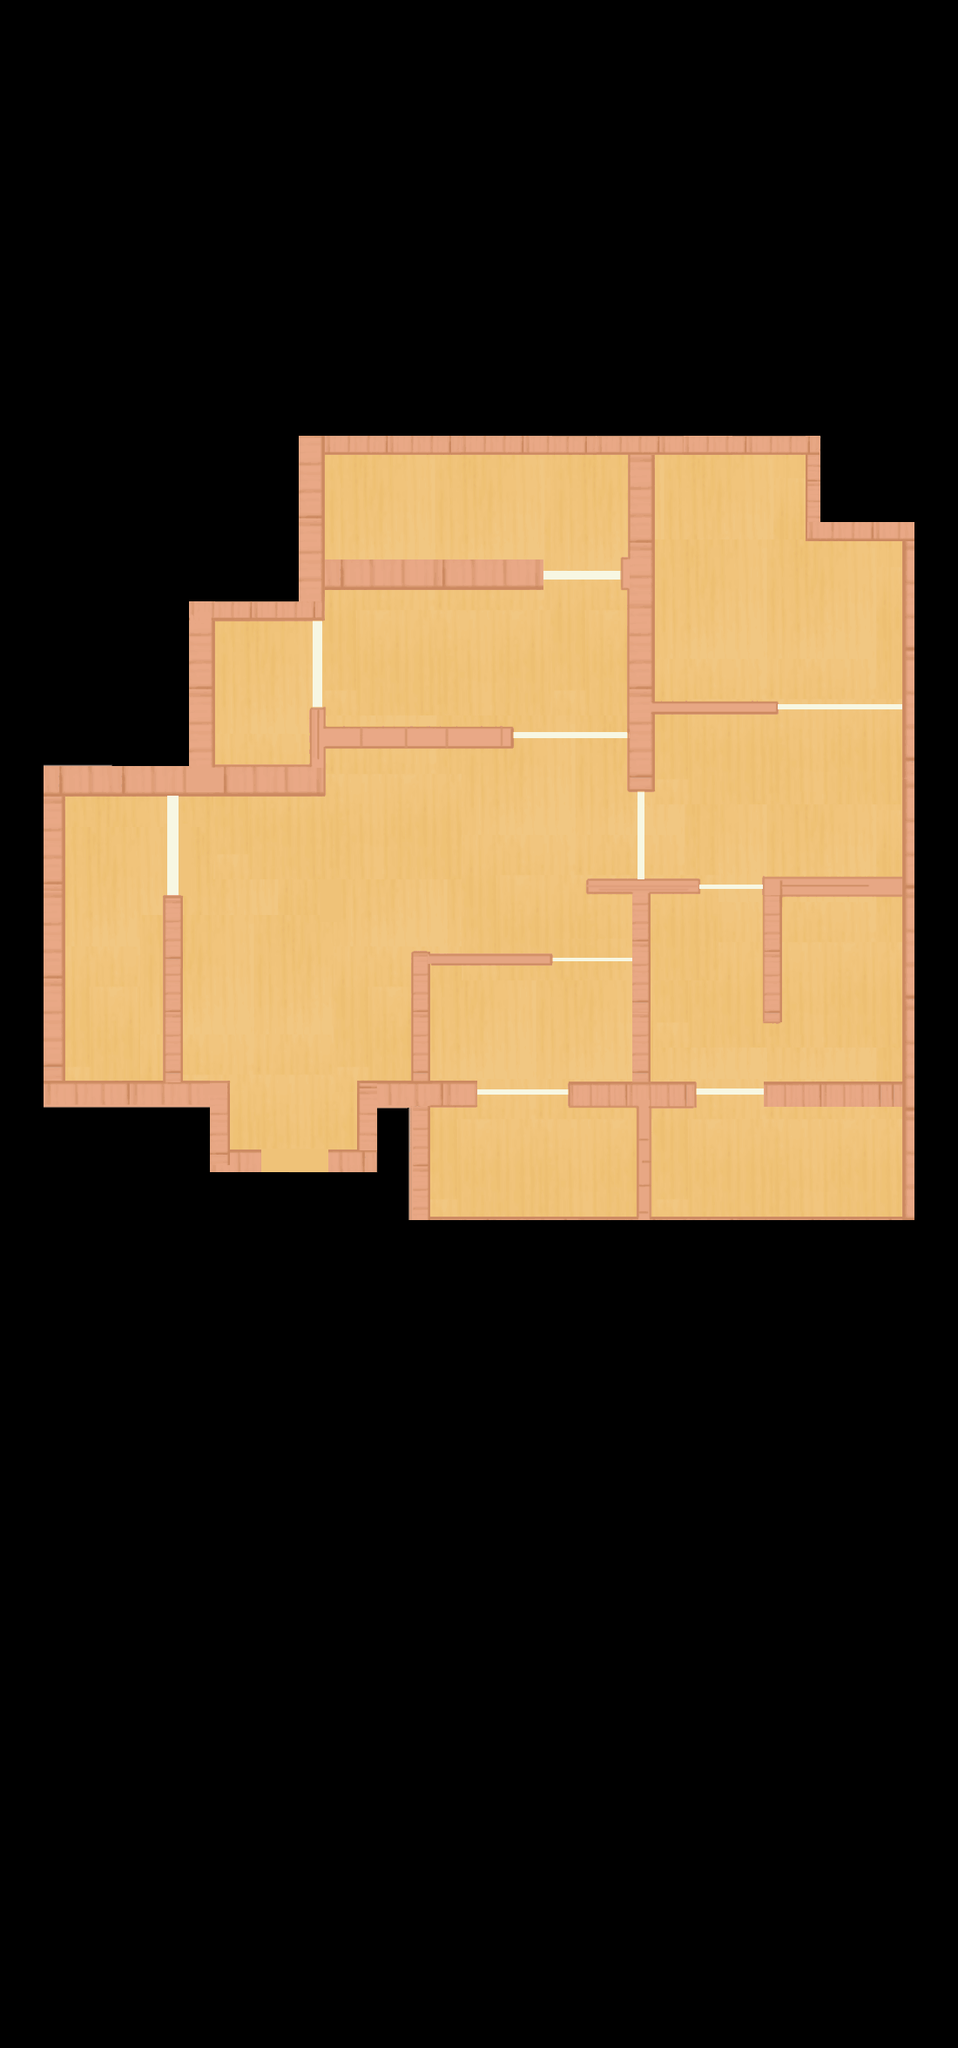

The image is a tile-based game level rendered from a .tmx file. Its description and complete source (layers, tilesets, objects, tile grids) follow:
An orthogonal 22x47 tile map with 50x50 px tiles, 1 tile layer (Map), 1 hidden layer not drawn.

<map version="1.10" tiledversion="1.11.2" orientation="orthogonal" renderorder="right-down" width="22" height="47" tilewidth="50" tileheight="50" infinite="0" nextlayerid="3" nextobjectid="1">
 <tileset firstgid="1" source="map8.tsx" />
 <layer id="2" name="AStar" width="22" height="47" visible="0">
  <data encoding="csv">
341,341,341,341,341,341,341,341,341,341,341,341,341,341,341,341,341,341,341,341,341,341,
341,341,341,341,341,341,341,341,341,341,341,341,341,341,341,341,341,341,341,341,341,341,
341,341,341,341,341,341,341,341,341,341,341,341,341,341,341,341,341,341,341,341,341,341,
341,341,341,341,341,341,341,341,341,341,341,341,341,341,341,341,341,341,341,341,341,341,
341,341,341,341,341,341,341,341,341,341,341,341,341,341,341,341,341,341,341,341,341,341,
341,341,341,341,341,341,341,341,341,341,341,341,341,341,341,341,341,341,341,341,341,341,
341,341,341,341,341,341,341,341,341,341,341,341,341,341,341,341,341,341,341,341,341,341,
341,341,341,341,341,341,341,341,341,341,341,341,341,341,341,341,341,341,341,341,341,341,
341,341,341,341,341,341,341,341,341,341,341,341,341,341,341,341,341,341,341,341,341,341,
341,341,341,341,341,341,341,341,341,341,341,341,341,341,341,341,341,341,341,341,341,341,
341,341,341,341,341,341,341,341,341,341,341,341,341,341,341,341,341,341,341,341,341,341,
341,341,341,341,341,341,341,341,0,0,0,0,0,0,341,0,0,0,341,341,341,341,
341,341,341,341,341,341,341,341,0,0,0,0,0,0,341,0,0,0,341,341,341,341,
341,341,341,341,341,341,341,341,341,341,341,341,341,0,341,0,0,0,0,0,0,341,
341,341,341,341,341,0,0,0,0,0,0,0,0,0,341,0,0,0,0,0,0,341,
341,341,341,341,341,0,0,0,0,0,0,0,0,0,341,0,0,0,0,0,0,341,
341,341,341,341,341,0,0,341,341,341,341,341,0,0,341,341,341,341,0,0,0,341,
341,341,341,341,341,341,341,341,0,0,0,0,0,0,341,0,0,0,0,0,0,341,
341,341,0,0,0,0,0,0,0,0,0,0,0,0,0,0,0,0,0,0,0,341,
341,341,0,0,0,0,0,0,0,0,0,0,0,0,0,0,0,0,0,0,0,341,
341,341,0,0,341,0,0,0,0,0,0,0,0,0,341,341,0,341,341,341,341,341,
341,341,0,0,341,0,0,0,0,341,341,341,341,0,341,0,0,341,0,0,0,341,
341,341,0,0,341,0,0,0,0,341,0,0,0,0,341,0,0,341,0,0,0,341,
341,341,0,0,341,0,0,0,0,341,0,0,0,0,341,0,0,341,0,0,0,341,
341,341,0,0,341,0,0,0,0,341,0,0,0,0,341,0,0,0,0,0,0,341,
341,341,341,341,341,0,0,0,341,341,341,0,0,341,341,341,0,0,341,341,341,341,
341,341,341,341,341,341,0,0,341,341,0,0,0,0,341,0,0,0,0,0,0,341,
0,0,0,0,0,0,0,0,0,341,0,0,0,0,341,0,0,0,0,0,0,341,
0,0,0,0,0,0,0,0,341,341,341,341,341,341,341,341,341,341,341,341,341,341,
0,0,0,0,0,0,0,0,341,341,341,341,341,341,341,341,341,341,341,341,341,341,
341,341,341,341,341,341,341,341,341,341,341,341,341,341,341,341,341,341,341,341,341,341,
341,341,341,341,341,341,341,341,341,341,341,341,341,341,341,341,341,341,341,341,341,341,
341,341,341,341,341,341,341,341,341,341,341,341,341,341,341,341,341,341,341,341,341,341,
341,341,341,341,341,341,341,341,341,341,341,341,341,341,341,341,341,341,341,341,341,341,
341,341,341,341,341,341,341,341,341,341,341,341,341,341,341,341,341,341,341,341,341,341,
341,341,341,341,341,341,341,341,341,341,341,341,341,341,341,341,341,341,341,341,341,341,
341,341,341,341,341,341,341,341,341,341,341,341,341,341,341,341,341,341,341,341,341,341,
341,341,341,341,341,341,341,341,341,341,341,341,341,341,341,341,341,341,341,341,341,341,
341,341,341,341,341,341,341,341,341,341,341,341,341,341,341,341,341,341,341,341,341,341,
341,341,341,341,341,341,341,341,341,341,341,341,341,341,341,341,341,341,341,341,341,341,
341,341,341,341,341,341,341,341,341,341,341,341,341,341,341,341,341,341,341,341,341,341,
341,341,341,341,341,341,341,341,341,341,341,341,341,341,341,341,341,341,341,341,341,341,
341,341,341,341,341,341,341,341,341,341,341,341,341,341,341,341,341,341,341,341,341,341,
341,341,341,341,341,341,341,341,341,341,341,341,341,341,341,341,341,341,341,341,341,341,
341,341,341,341,341,341,341,341,341,341,341,341,341,341,341,341,341,341,341,341,341,341,
341,341,341,341,341,341,341,341,341,341,341,341,341,341,341,341,341,341,341,341,341,341,
341,341,341,341,341,341,341,341,341,341,341,341,341,341,341,341,341,341,341,341,341,341
</data>
 </layer>
 <layer id="1" name="Map" width="22" height="47">
  <data encoding="csv">
0,0,0,0,0,0,0,0,0,0,0,0,0,0,0,0,0,0,0,0,0,0,
0,0,0,0,0,0,0,0,0,0,0,0,0,0,0,0,0,0,0,0,0,0,
0,0,0,0,0,0,0,0,0,0,0,0,0,0,0,0,0,0,0,0,0,0,
0,0,0,0,0,0,0,0,0,0,0,0,0,0,0,0,0,0,0,0,0,0,
0,0,0,0,0,0,0,0,0,0,0,0,0,0,0,0,0,0,0,0,0,0,
0,0,0,0,0,0,0,0,0,0,0,0,0,0,0,0,0,0,0,0,0,0,
0,0,0,0,0,0,0,0,0,0,0,0,0,0,0,0,0,0,0,0,0,0,
0,0,0,0,0,0,0,0,0,0,0,0,0,0,0,0,0,0,0,0,0,0,
0,0,0,0,0,0,0,0,0,0,0,0,0,0,0,0,0,0,0,0,0,0,
0,0,0,0,0,0,0,0,0,0,0,0,0,0,0,0,0,0,0,0,0,0,
0,1,2,3,4,5,6,7,8,9,10,11,12,13,14,15,16,17,18,19,20,0,
0,21,22,23,24,25,26,27,28,29,30,31,32,33,34,35,36,37,38,39,40,0,
0,41,42,43,44,45,46,47,48,49,50,51,52,53,54,55,56,57,58,59,60,0,
0,61,62,63,64,65,66,67,68,69,70,71,72,73,74,75,76,77,78,79,80,0,
0,81,82,83,84,85,86,87,88,89,90,91,92,93,94,95,96,97,98,99,100,0,
0,101,102,103,104,105,106,107,108,109,110,111,112,113,114,115,116,117,118,119,120,0,
0,121,122,123,124,125,126,127,128,129,130,131,132,133,134,135,136,137,138,139,140,0,
0,141,142,143,144,145,146,147,148,149,150,151,152,153,154,155,156,157,158,159,160,0,
0,161,162,163,164,165,166,167,168,169,170,171,172,173,174,175,176,177,178,179,180,0,
0,181,182,183,184,185,186,187,188,189,190,191,192,193,194,195,196,197,198,199,200,0,
0,201,202,203,204,205,206,207,208,209,210,211,212,213,214,215,216,217,218,219,220,0,
0,221,222,223,224,225,226,227,228,229,230,231,232,233,234,235,236,237,238,239,240,0,
0,241,242,243,244,245,246,247,248,249,250,251,252,253,254,255,256,257,258,259,260,0,
0,261,262,263,264,265,266,267,268,269,270,271,272,273,274,275,276,277,278,279,280,0,
0,281,282,283,284,285,286,287,288,289,290,291,292,293,294,295,296,297,298,299,300,0,
0,301,302,303,304,305,306,307,308,309,310,311,312,313,314,315,316,317,318,319,320,0,
0,0,0,0,324,325,326,327,328,329,330,331,332,333,334,335,336,337,338,339,340,0,
0,0,0,0,344,345,346,347,348,349,350,351,352,353,354,355,356,357,358,359,360,0,
0,0,0,0,0,0,0,0,0,0,0,0,0,0,0,0,0,0,0,0,0,0,
0,0,0,0,0,0,0,0,0,0,0,0,0,0,0,0,0,0,0,0,0,0,
0,0,0,0,0,0,0,0,0,0,0,0,0,0,0,0,0,0,0,0,0,0,
0,0,0,0,0,0,0,0,0,0,0,0,0,0,0,0,0,0,0,0,0,0,
0,0,0,0,0,0,0,0,0,0,0,0,0,0,0,0,0,0,0,0,0,0,
0,0,0,0,0,0,0,0,0,0,0,0,0,0,0,0,0,0,0,0,0,0,
0,0,0,0,0,0,0,0,0,0,0,0,0,0,0,0,0,0,0,0,0,0,
0,0,0,0,0,0,0,0,0,0,0,0,0,0,0,0,0,0,0,0,0,0,
0,0,0,0,0,0,0,0,0,0,0,0,0,0,0,0,0,0,0,0,0,0,
0,0,0,0,0,0,0,0,0,0,0,0,0,0,0,0,0,0,0,0,0,0,
0,0,0,0,0,0,0,0,0,0,0,0,0,0,0,0,0,0,0,0,0,0,
0,0,0,0,0,0,0,0,0,0,0,0,0,0,0,0,0,0,0,0,0,0,
0,0,0,0,0,0,0,0,0,0,0,0,0,0,0,0,0,0,0,0,0,0,
0,0,0,0,0,0,0,0,0,0,0,0,0,0,0,0,0,0,0,0,0,0,
0,0,0,0,0,0,0,0,0,0,0,0,0,0,0,0,0,0,0,0,0,0,
0,0,0,0,0,0,0,0,0,0,0,0,0,0,0,0,0,0,0,0,0,0,
0,0,0,0,0,0,0,0,0,0,0,0,0,0,0,0,0,0,0,0,0,0,
0,0,0,0,0,0,0,0,0,0,0,0,0,0,0,0,0,0,0,0,0,0,
0,0,0,0,0,0,0,0,0,0,0,0,0,0,0,0,0,0,0,0,0,0
</data>
 </layer>
</map>
